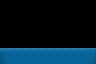

The image is a tile-based game level rendered from a .tmx file. Its description and complete source (layers, tilesets, objects, tile grids) follow:
An orthogonal 12x8 tile map with 8x8 px tiles, 1 tile layer (Tile Layer 1).

<map version="1.0" orientation="orthogonal" renderorder="right-down" width="12" height="8" tilewidth="8" tileheight="8" nextobjectid="1">
 <tileset firstgid="1" name="ocean" tilewidth="8" tileheight="8" tilecount="96" columns="12">
  <image source="ocean.png" trans="ff00e4" width="96" height="64" />
 </tileset>
 <layer name="Tile Layer 1" width="12" height="8">
  <data encoding="csv">
0,0,0,0,0,0,0,0,0,0,0,0,
0,0,0,0,0,0,0,0,0,0,0,0,
0,0,0,0,0,0,0,0,0,0,0,0,
0,0,0,0,0,0,0,0,0,0,0,0,
0,0,0,0,0,0,0,0,0,0,0,0,
0,0,0,0,0,0,0,0,0,0,0,0,
25,26,26,26,26,26,26,26,26,26,26,28,
37,38,38,38,38,38,38,38,38,38,38,40
</data>
 </layer>
</map>
